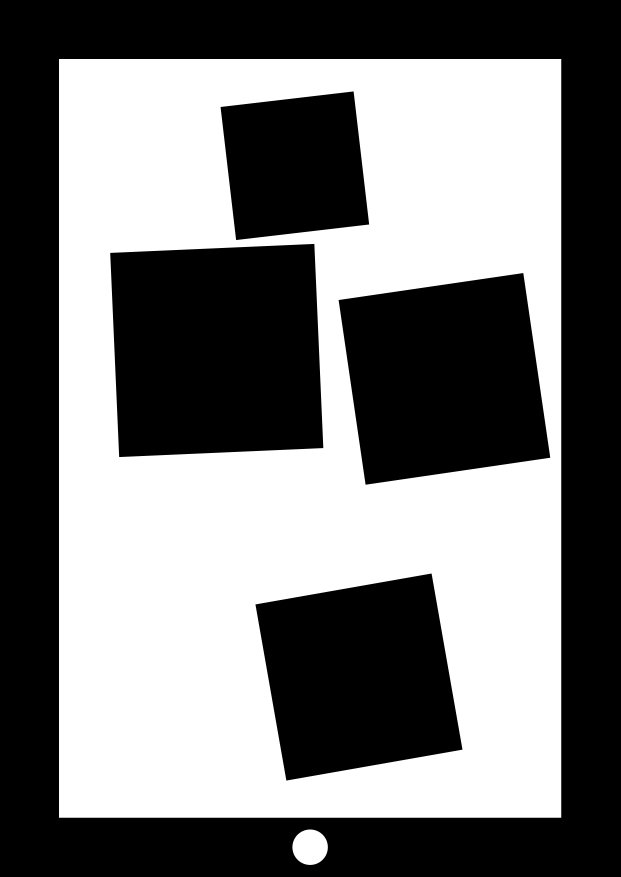
#> input picture dataset_nuedc_2025_v2/2_multi/separated_001.png, 2481 x 3507 px (shown at 1/4 size)
$ python verify_min_square.py
#> lines starting #> are read from the running program, lines starting #| are printed output that depends on the picture; after the words box and inside, x2 and y2 are one past the last pixel; in counts of white or black regions, pixels touching at a corner belong together
### src/phase3/test_detect.py
"""
Phase 3a — 离线图形检测测试

功能：读图片文件 → 文档扫描管线（找四边形→透视矫正→检测图形）→ 保存结果
不依赖树莓派、不依赖摄像头，Windows 本地直接跑。

用法：
    python src/phase3/test_detect.py tests/test_images/shapes/square.png
    python src/phase3/test_detect.py --dir tests/test_images/shapes/

输出：
    outputs/detect_<原文件名>.jpg  （画上检测框的结果图）
    终端打印：形状类型、像素尺寸、检测坐标
"""

import argparse
import logging
import sys
from pathlib import Path
from typing import Optional, Tuple

import cv2
import numpy as np
try:
    from .digit_recognition import extract_digit_from_square, recognize_digit, generate_templates
except ImportError:
    from digit_recognition import extract_digit_from_square, recognize_digit

logging.basicConfig(level=logging.INFO, format="[%(levelname)s] %(message)s")
logger = logging.getLogger(__name__)

# ── 检测参数（与 screen_measure.py 保持一致）──
MIN_SHAPE_AREA = 15000  # ~122px, 覆盖多正方形中最小的 1.5in 正方形


# ═══════════════════════════════════════════════════
# 检测管线（从 screen_measure.py 抽取，纯 OpenCV）
# ═══════════════════════════════════════════════════
def find_document_region(gray: np.ndarray) -> Optional[np.ndarray]:
    # OTSU 二值化 → 直接找黑色边框区域（比 Canny 更适合厚边框合成图像）
    _, binary = cv2.threshold(gray, 0, 255, cv2.THRESH_BINARY_INV + cv2.THRESH_OTSU)
    contours, hierarchy = cv2.findContours(binary, cv2.RETR_TREE, cv2.CHAIN_APPROX_SIMPLE)
    if not contours:
        return None
    ranked = sorted(contours, key=cv2.contourArea, reverse=True)[:10]
    h, w = gray.shape
    min_area = (w * h) * 0.05
    dbg_quad = sum(1 for c in ranked if len(cv2.approxPolyDP(c, 0.02*cv2.arcLength(c,True), True))==4)
    logger.info("DEBUG: 总轮廓=%d 四边形候选=%d 最大面积=%.0f min=%.0f",
                len(contours), dbg_quad, cv2.contourArea(ranked[0]) if ranked else 0, min_area)
    for c in ranked:
        area = cv2.contourArea(c)
        if area < min_area:
            continue
        peri = cv2.arcLength(c, True)
        approx = cv2.approxPolyDP(c, 0.02 * peri, True)
        if len(approx) == 4:
            pts = approx.reshape(4, 2).astype(np.float32)
            xs, ys = pts[:, 0], pts[:, 1]
            ww, hh = max(xs) - min(xs), max(ys) - min(ys)
            if min(ww, hh) <= 0:
                continue
            ratio = max(ww, hh) / min(ww, hh)
            if not (0.9 < ratio < 2.5):
                continue
            # 角点内缩黑边框验证
            centroid = pts.mean(axis=0)
            vectors = centroid - pts
            dists = np.linalg.norm(vectors, axis=1)
            shrink = np.minimum(dists * 0.05, 20)
            scaled = np.zeros_like(vectors)
            nonzero = dists > 0
            scaled[nonzero] = vectors[nonzero] / dists[nonzero, np.newaxis]
            sample_pts = pts + scaled * shrink[:, np.newaxis]
            sample_pts = np.clip(sample_pts.astype(int), 0, [w - 1, h - 1])
            all_dark = all(gray[sy, sx] <= 80 for sx, sy in sample_pts)
            if not all_dark:
                continue

            # [验证3] 边框中点内缩验证：四边中点向重心缩→检查是否全黑
            ordered = order_points(pts)
            midpoints = []
            for k in range(4):
                p1 = ordered[k]
                p2 = ordered[(k + 1) % 4]
                midpoints.append(((p1 + p2) / 2.0))
            midpoints = np.array(midpoints)
            mp_vectors = centroid - midpoints
            mp_dists = np.linalg.norm(mp_vectors, axis=1)
            mp_shrink = np.minimum(mp_dists * 0.03, 15)  # 边中点缩进更保守
            mp_scaled = np.zeros_like(mp_vectors)
            mp_nz = mp_dists > 0
            mp_scaled[mp_nz] = mp_vectors[mp_nz] / mp_dists[mp_nz, np.newaxis]
            mp_samples = np.clip((midpoints + mp_scaled * mp_shrink[:, np.newaxis]).astype(int), 0, [w-1, h-1])
            edges_dark = all(gray[sy, sx] <= 80 for sx, sy in mp_samples)
            if edges_dark:
                return approx.astype(np.float32)
    return None


def order_points(pts: np.ndarray) -> np.ndarray:
    rect = np.zeros((4, 2), dtype="float32")
    s = pts.sum(axis=1)
    rect[0], rect[2] = pts[np.argmin(s)], pts[np.argmax(s)]
    diff = np.diff(pts, axis=1)
    rect[1], rect[3] = pts[np.argmin(diff)], pts[np.argmax(diff)]
    return rect


def four_point_transform(frame: np.ndarray, corners: np.ndarray) -> np.ndarray:
    rect = order_points(corners.reshape(4, 2))
    (tl, tr, br, bl) = rect
    width_top = np.linalg.norm(tr - tl)
    width_bot = np.linalg.norm(br - bl)
    width_left = np.linalg.norm(bl - tl)
    width_right = np.linalg.norm(br - tr)
    max_w = max(int(width_top), int(width_bot))
    max_h = max(int(width_left), int(width_right))
    dst = np.array([[0, 0], [max_w - 1, 0], [max_w - 1, max_h - 1], [0, max_h - 1]], dtype="float32")
    M = cv2.getPerspectiveTransform(rect, dst)
    return cv2.warpPerspective(frame, M, (max_w, max_h))


def classify_contour(contour: np.ndarray, area: float = 0) -> dict:
    """独占通道分类——每个图形只依赖一个凸包不变量。"""
    hull = cv2.convexHull(contour)
    hull_area = cv2.contourArea(hull)
    if area <= 0:
        area = cv2.contourArea(contour)

    peri_hull = cv2.arcLength(hull, True)
    approx = cv2.approxPolyDP(hull, 0.03 * peri_hull, True)
    circularity = (4 * np.pi * hull_area) / (peri_hull * peri_hull) if peri_hull > 0 else 0

    rect = cv2.minAreaRect(hull)
    rw, rh = rect[1]
    size = max(rw, rh)
    aspect = min(rw, rh) / max(rw, rh) if max(rw, rh) > 0 else 0
    rect_ratio = hull_area / (rw * rh) if rw * rh > 0 else 0

    # Layer 1: 圆 — circularity 独占（正方理论上限 0.785）
    if circularity > 0.82:
        stype = "circle"
    # Layer 2: 三角 — 顶点数独占（凸包不改变拓扑）
    elif len(approx) == 3:
        stype = "triangle"
    # Layer 3: 正方 — 几何兜底 + 松凸包安全网
    elif (aspect > 0.80 and rect_ratio > 0.80) or len(approx) <= 5:
        stype = "square"
    else:
        stype = "polygon"

    box = np.intp(cv2.boxPoints(rect))
    return {"type": stype, "size_px": size, "contour": contour, "box": box, "area": area}


# [77 lines left out: function split_by_convexity_defects, not called in this run]


def detect_shape(frame: np.ndarray) -> Tuple[bool, Optional[np.ndarray], list, Optional[np.ndarray]]:
    """返回 (found, doc_box, pixel_size, shape_type, warped_img)。"""
    # 统一缩放到最大 1200px（消除高 DPI 厚边框双边缘问题）
    h, w = frame.shape[:2]
    if max(h, w) > 1200:
        scale = 1200.0 / max(h, w)
        frame = cv2.resize(frame, (int(w * scale), int(h * scale)))

    # CLAHE
    lab = cv2.cvtColor(frame, cv2.COLOR_BGR2LAB)
    l, a, b = cv2.split(lab)
    clahe = cv2.createCLAHE(clipLimit=2.0, tileGridSize=(8, 8))
    l = clahe.apply(l)
    gray = cv2.cvtColor(cv2.cvtColor(cv2.merge([l, a, b]), cv2.COLOR_LAB2BGR), cv2.COLOR_BGR2GRAY)

    doc_corners = find_document_region(gray)
    if doc_corners is None:
        return False, None, None, "", None

    warped = four_point_transform(frame, doc_corners)
    warped_gray = cv2.cvtColor(warped, cv2.COLOR_BGR2GRAY)

    # 裁掉边框区（外圈 20%），只在中心区域找图形
    h2, w2 = warped_gray.shape
    margin = int(min(h2, w2) * 0.20)
    center = warped_gray[margin:h2-margin, margin:w2-margin]
    _, binary = cv2.threshold(center, 0, 255, cv2.THRESH_BINARY_INV + cv2.THRESH_OTSU)
    contours, hierarchy = cv2.findContours(binary, cv2.RETR_TREE, cv2.CHAIN_APPROX_SIMPLE)
    if not contours:
        return False, None, [], warped

    # 对所有合格轮廓分类，polygon 尝试凹点分割
    shapes = []
    for c in contours:
        area = cv2.contourArea(c)
        if area < MIN_SHAPE_AREA:
            continue
        stp = classify_contour(c, area)
        if not stp:
            continue
        # polygon → 尝试凹点分割 → 子轮廓重分类
        if stp["type"] == "polygon":
            subs = split_by_convexity_defects(c)
            if len(subs) >= 2:
                for sc in subs:
                    sa = cv2.contourArea(sc)
                    if sa < MIN_SHAPE_AREA:
                        continue
                    sstp = classify_contour(sc, sa)
                    if sstp:
                        shapes.append(sstp)
                continue  # 成功分割=跳过原 polygon
        shapes.append(stp)

    if not shapes:
        return False, None, [], warped

    # 对正方形尝试数字识别（用连通域法提取孔洞）
    for s in shapes:
        if s["type"] == "square":
            digit_region = extract_digit_from_square(binary, s["contour"], hierarchy, 0)
            if digit_region is not None:
                digit, conf = recognize_digit(digit_region)
                if conf > 0.3:
                    s["digit"] = digit
                    s["digit_conf"] = round(conf, 2)
                    s["digit_conf"] = round(conf, 2)
                    s["digit_conf"] = round(conf, 2)

    # 取最大图形的外接框作为整体检测框
    largest = max(shapes, key=lambda s: s["size_px"])
    box = np.intp(cv2.boxPoints(cv2.minAreaRect(largest["contour"])))
    return True, box, shapes, warped


# ═══════════════════════════════════════════════════
# 主函数
# ═══════════════════════════════════════════════════
DATASET_DIR = "D:/Pi/sy2/ai_harness_framework/exam/dataset_nuedc_2025_v2"


# [66 lines left out: functions process_image, main, not called in this run]


# [2 lines that do not run on import are left out]

### src/phase3/digit_recognition.py
"""
Step 7 — 印刷体数字识别（Tesseract OCR）

替换原因：模板匹配依赖字体一致性，拓扑法对 0 孔数字不可靠。
Tesseract 是预训练的通用 OCR 引擎，印刷体数字准确率 ~99%。
"""

import cv2
import numpy as np
import pytesseract


# ═══════════════════════════════════════════════════
# 识别（Tesseract：--psm 10 = 单字符模式）
# ═══════════════════════════════════════════════════
# [61 lines left out: functions recognize_digit, extract_digit_from_square, not called in this run]

### tests/verify_min_square.py
"""验证：数量正确率 + 最小正方形正确率"""
import sys, glob, json
sys.path.insert(0, '.')
from src.phase3.test_detect import detect_shape
import cv2, numpy as np

DS = 'D:/Pi/sy2/ai_harness_framework/exam/dataset_nuedc_2025_v2'
with open(f'{DS}/labels.json', encoding='utf-8') as f:
#> (reads tests/dataset_a4/labels.json from the repository)
    gt_data = json.load(f)

gt_map = {}
for entry in gt_data:
    key = entry['filename'].replace('\\', '/')
    gt_map[key] = entry.get('shapes', [])

for cat in ['2_multi', '4_overlapping']:
    files = sorted(glob.glob(f'{DS}/{cat}/*.png'))
    count_match = 0
    min_match = 0
    min_errors = []
    total = len(files)

    for fp in files:
        img = cv2.imread(fp)
#> img is the input picture: shape (3507, 2481, 3); min 0, max 255, mean 119.8
        h, w = img.shape[:2]
#> h = 3507; w = 2481
        s = 1200 / max(h, w)
#> s = 0.342
        img = cv2.resize(img, (int(w*s), int(h*s)))
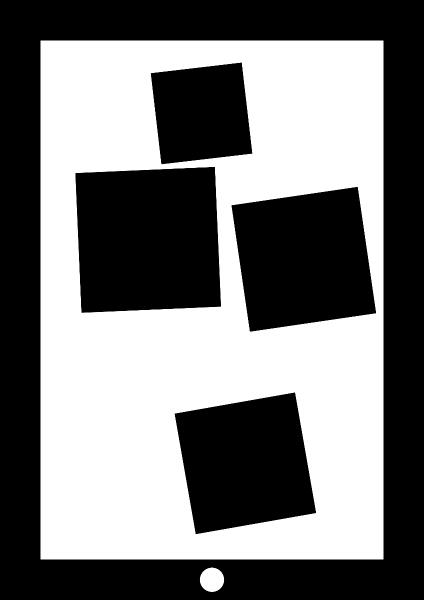
#> img: shape (1200, 848, 3) (shown at 1/2 size); min 0, max 255, mean 119.6
        found, box, shapes, warped = detect_shape(img)
#> in detect_shape, `lab = cv2.cvtColor(frame, cv2.COLOR_BGR2LAB)`: lab: shape (1200, 848, 3); mean of channels 0, 1, 2 119.6, 128, 128
#> in detect_shape, `l, a, b = cv2.split(lab)`: a: shape (1200, 848); every value is 128
#> in find_document_region, `_, binary = cv2.threshold(gray, 0, 255, cv2.THRESH_BINARY_INV + cv2.TH..`:
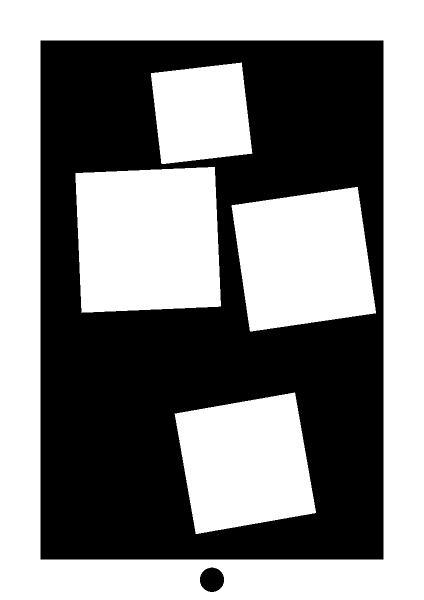
#> binary: shape (1200, 848) (shown at 1/2 size); 53.1% white; 2 black regions
#> in find_document_region, `contours, hierarchy = cv2.findContours(binary, cv2.RETR_TREE, cv2.CHAI..`: contours = 7 contours; box (x1, y1, x2, y2) and area: (0, 0, 848, 1200) 1015553, (80, 80, 768, 1120) 713791, (151, 334, 442, 626) 77574, (463, 374, 752, 663) 64687, (349, 785, 632, 1068) 59368, (302, 125, 505, 328) 33217, (399, 1134, 449, 1185) 1908
#> in find_document_region, `ranked = sorted(contours, key=cv2.contourArea, reverse=True)[:10]`: ranked has the same summary as contours
#> in find_document_region, `dbg_quad = sum(1 for c in ranked if len(cv2.approxPolyDP(c, 0.02*cv2.a..`: dbg_quad = 6
#> the loop in find_document_region, `for c in ranked:` made 1 pass
#> (area, peri, pts, xs, ys, ww, hh, ratio) on pass 1: (1015553, 4092, [[0, 0], [0, 1199], [847, 1199], [847, 0]], [0, 0, 847, 847], [0, 1199, 1199, 0], 847, 1199, 1.42)
#> in detect_shape, `doc_corners = find_document_region(gray)`: doc_corners = [[0, 0], [0, 1199], [847, 1199], [847, 0]]
#> in four_point_transform, `rect = order_points(corners.reshape(4, 2))`: rect = [[0, 0], [847, 0], [847, 1199], [0, 1199]]
#> in four_point_transform, `(tl, tr, br, bl) = rect`: tl = [0, 0]; tr = [847, 0]; br = [847, 1199]; bl = [0, 1199]
#> in four_point_transform, `width_top = np.linalg.norm(tr - tl)`: width_top = 847
#> in four_point_transform, `width_left = np.linalg.norm(bl - tl)`: width_left = 1199
#> in four_point_transform, `max_w = max(int(width_top), int(width_bot))`: max_w = 847
#> in four_point_transform, `max_h = max(int(width_left), int(width_right))`: max_h = 1199
#> in four_point_transform, `dst = np.array([[0, 0], [max_w - 1, 0], [max_w - 1, max_h - 1], [0, ma..`: dst = [[0, 0], [846, 0], [846, 1198], [0, 1198]]
#> in four_point_transform, `M = cv2.getPerspectiveTransform(rect, dst)`: M = [[0.999, 0, 0], [0, 0.999, 0], [0, 0, 1]]
#> in detect_shape, `margin = int(min(h2, w2) * 0.20)`: margin = 169
#> in detect_shape, `center = warped_gray[margin:h2-margin, margin:w2-margin]`:
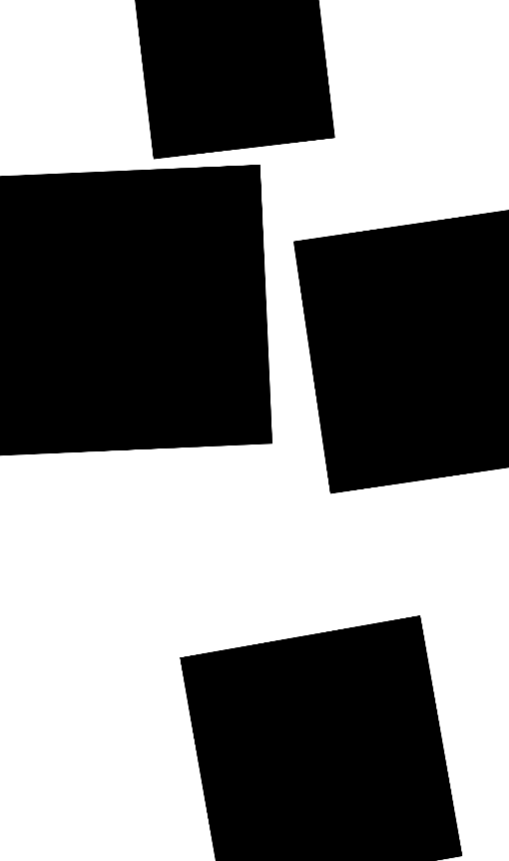
#> center: shape (861, 509); min 0, max 255, mean 133.8
#> in detect_shape, `_, binary = cv2.threshold(center, 0, 255, cv2.THRESH_BINARY_INV + cv2...`:
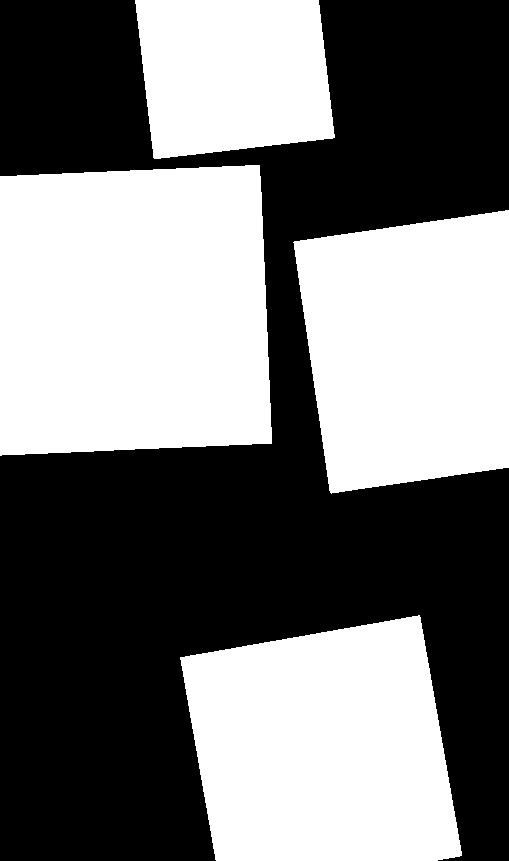
#> binary: shape (861, 509); 47.5% white; 4 white regions
#> in detect_shape, `contours, hierarchy = cv2.findContours(binary, cv2.RETR_TREE, cv2.CHAI..`: contours = 4 contours; box (x1, y1, x2, y2) and area: (0, 165, 272, 456) 73828, (180, 615, 462, 861) 55102, (293, 210, 509, 494) 50391, (135, 0, 335, 159) 27018
#> the loop in detect_shape, `for c in contours:` made 4 passes
#> after the loop in detect_shape, `for c in contours:`: shapes = 4 items
#> the loop in detect_shape, `for s in shapes:` made 1 pass
#> pass 1, in extract_digit_from_square, `roi = binary[y:y+h, x:x+w]`:
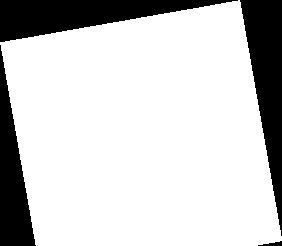
#> roi: shape (246, 282); 80.1% white; 4 black regions, box (x1, y1, x2, y2) and area: (0, 0, 238, 42) 5104, (240, 0, 282, 236) 5004, (0, 45, 36, 246) 3633, (258, 241, 282, 246) 65
#> pass 1, in extract_digit_from_square, `inner = roi[m:-m, m:-m] if m * 2 < min(h, w) else roi`:
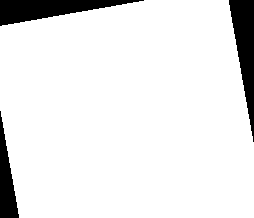
#> inner: shape (218, 254); 91.3% white; 3 black regions, box (x1, y1, x2, y2) and area: (0, 0, 144, 26) 1909, (229, 0, 254, 142) 1844, (0, 111, 19, 218) 1056
#> (the run stopped early here; a loop or call above may not have finished)
